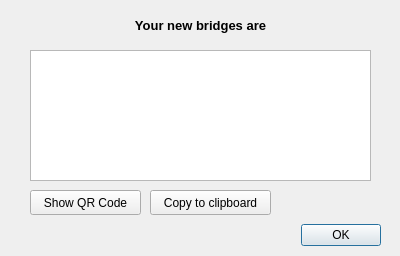
<?xml version="1.0" encoding="UTF-8"?>
<ui version="4.0">
 <class>GetBridgesWindow</class>
 <widget class="QDialog" name="GetBridgesWindow">
  <property name="geometry">
   <rect>
    <x>0</x>
    <y>0</y>
    <width>400</width>
    <height>256</height>
   </rect>
  </property>
  <property name="minimumSize">
   <size>
    <width>400</width>
    <height>256</height>
   </size>
  </property>
  <property name="maximumSize">
   <size>
    <width>400</width>
    <height>256</height>
   </size>
  </property>
  <property name="windowTitle">
   <string>Bridges</string>
  </property>
  <widget class="QDialogButtonBox" name="buttonBox">
   <property name="geometry">
    <rect>
     <x>290</x>
     <y>220</y>
     <width>91</width>
     <height>31</height>
    </rect>
   </property>
   <property name="orientation">
    <enum>Qt::Horizontal</enum>
   </property>
   <property name="standardButtons">
    <set>QDialogButtonBox::Ok</set>
   </property>
   <property name="centerButtons">
    <bool>false</bool>
   </property>
  </widget>
  <widget class="QPlainTextEdit" name="bridgesText">
   <property name="geometry">
    <rect>
     <x>30</x>
     <y>50</y>
     <width>341</width>
     <height>131</height>
    </rect>
   </property>
   <property name="font">
    <font>
     <pointsize>9</pointsize>
    </font>
   </property>
   <property name="readOnly">
    <bool>true</bool>
   </property>
  </widget>
  <widget class="QLabel" name="label">
   <property name="geometry">
    <rect>
     <x>120</x>
     <y>10</y>
     <width>161</width>
     <height>31</height>
    </rect>
   </property>
   <property name="text">
    <string>&lt;html&gt;&lt;head/&gt;&lt;body&gt;&lt;p align=&quot;center&quot;&gt;&lt;span style=&quot; font-size:10pt; font-weight:600;&quot;&gt;Your new bridges are&lt;/span&gt;&lt;/p&gt;&lt;/body&gt;&lt;/html&gt;</string>
   </property>
  </widget>
  <widget class="QLabel" name="retrievalMessage">
   <property name="geometry">
    <rect>
     <x>30</x>
     <y>220</y>
     <width>261</width>
     <height>31</height>
    </rect>
   </property>
   <property name="font">
    <font>
     <pointsize>8</pointsize>
    </font>
   </property>
   <property name="styleSheet">
    <string notr="true"/>
   </property>
   <property name="text">
    <string/>
   </property>
   <property name="alignment">
    <set>Qt::AlignLeading|Qt::AlignLeft|Qt::AlignTop</set>
   </property>
   <property name="wordWrap">
    <bool>true</bool>
   </property>
  </widget>
  <widget class="QPushButton" name="copyToClipboard">
   <property name="geometry">
    <rect>
     <x>150</x>
     <y>190</y>
     <width>121</width>
     <height>25</height>
    </rect>
   </property>
   <property name="text">
    <string>Copy to clipboard</string>
   </property>
  </widget>
  <widget class="QPushButton" name="showQRCode">
   <property name="geometry">
    <rect>
     <x>30</x>
     <y>190</y>
     <width>111</width>
     <height>25</height>
    </rect>
   </property>
   <property name="text">
    <string>Show QR Code</string>
   </property>
  </widget>
 </widget>
 <resources/>
 <connections>
  <connection>
   <sender>buttonBox</sender>
   <signal>accepted()</signal>
   <receiver>GetBridgesWindow</receiver>
   <slot>accept()</slot>
   <hints>
    <hint type="sourcelabel">
     <x>248</x>
     <y>254</y>
    </hint>
    <hint type="destinationlabel">
     <x>157</x>
     <y>274</y>
    </hint>
   </hints>
  </connection>
  <connection>
   <sender>buttonBox</sender>
   <signal>rejected()</signal>
   <receiver>GetBridgesWindow</receiver>
   <slot>reject()</slot>
   <hints>
    <hint type="sourcelabel">
     <x>316</x>
     <y>260</y>
    </hint>
    <hint type="destinationlabel">
     <x>286</x>
     <y>274</y>
    </hint>
   </hints>
  </connection>
 </connections>
</ui>
